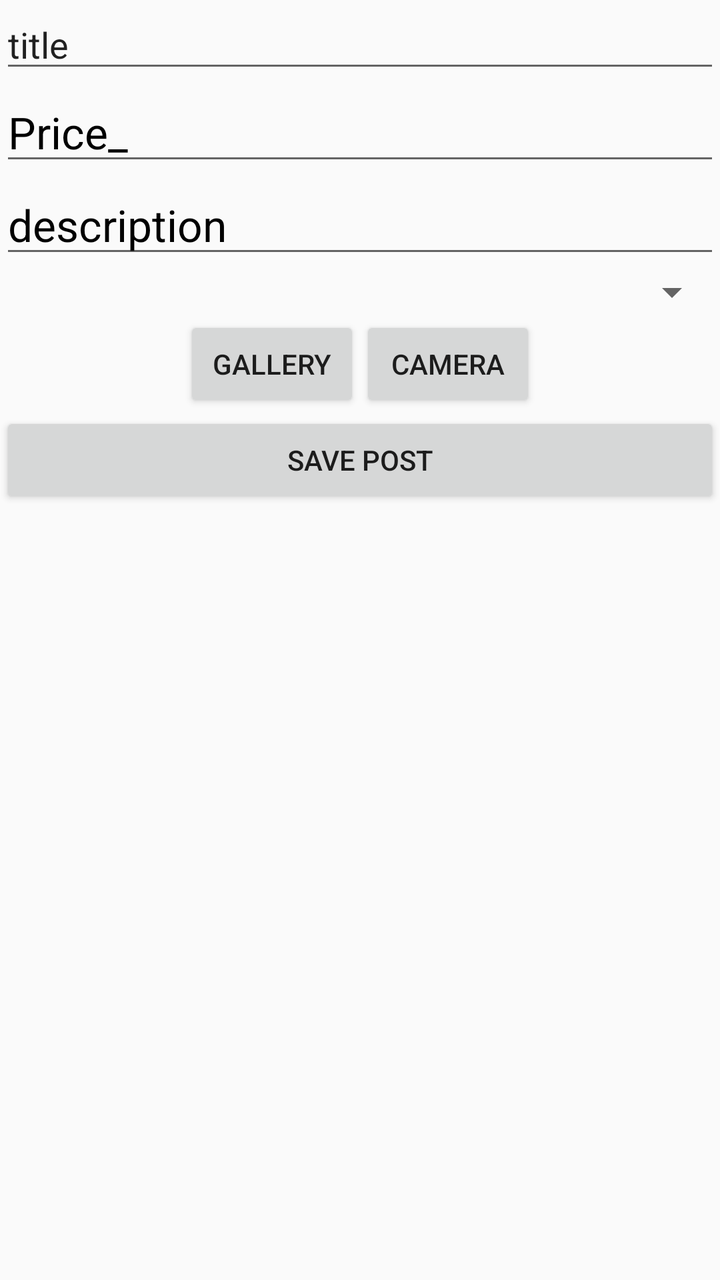
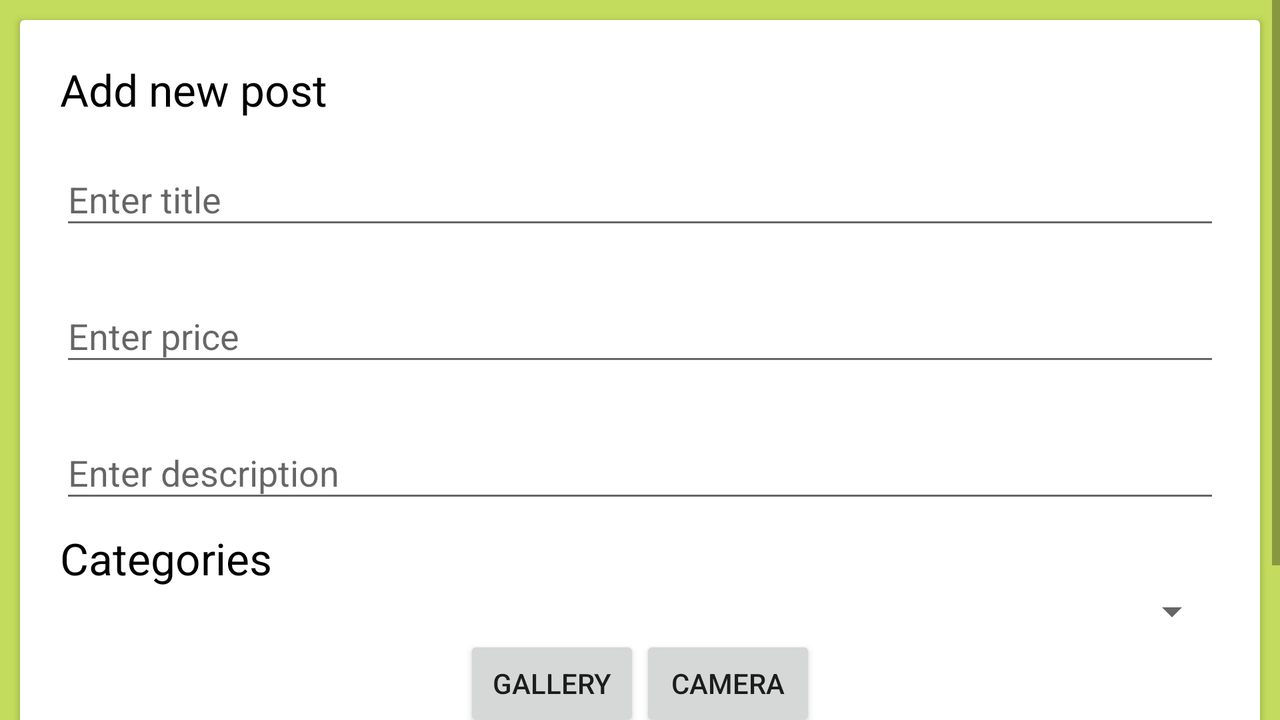

Two renders of one Android screen. The first uses the default layout on a phone; the second uses the alternative layout the repository ships for a different screen configuration, on a matching device. The two XML files are below.
<!-- AndroidManifest.xml: application theme AppTheme -->
<!-- res/layout/fragment_add_post.xml -->
<?xml version="1.0" encoding="utf-8"?>
<FrameLayout xmlns:android="http://schemas.android.com/apk/res/android"
    xmlns:tools="http://schemas.android.com/tools"
    android:layout_width="match_parent"
    android:layout_height="match_parent"
    xmlns:app="http://schemas.android.com/apk/res-auto"
    tools:context=".ViewFragments.AddPostFragment">

    <LinearLayout
        android:layout_width="match_parent"
        android:layout_height="wrap_content"
        android:orientation="vertical">

        <EditText
            android:id="@+id/et_addpost_title"
            android:layout_width="match_parent"
            android:layout_height="wrap_content"
            android:text="title" />

        <EditText
            android:id="@+id/et_addpost_price"
            style="@style/DetailInfoStyle"
            android:layout_width="match_parent"
            android:layout_height="wrap_content"
            android:text="Price_" />

        <EditText
            android:id="@+id/et_addpost_description"
            style="@style/DetailInfoStyle"
            android:layout_width="match_parent"
            android:layout_height="wrap_content"
            android:text="description" />

        <Spinner
            android:layout_width="match_parent"
            android:layout_height="wrap_content"
            android:id="@+id/spnr_categories"
            />

        <GridView
            android:id="@+id/images_grid"
            android:layout_width="match_parent"
            android:layout_height="match_parent"
            android:gravity="center"
            android:columnWidth="100dp"
            android:numColumns="auto_fit"
            android:verticalSpacing="24dp"
            android:horizontalSpacing="10dp"
            android:stretchMode="spacingWidthUniform"
            />

        <LinearLayout
            android:layout_width="wrap_content"
            android:layout_height="wrap_content"
            android:orientation="horizontal"
            android:layout_gravity="center"
            >
            <Button
                android:layout_width="wrap_content"
                android:layout_height="wrap_content"
                android:id="@+id/btn_gallery"
                android:drawableTop="@drawable/ic_image_gallery"
                android:text="Gallery"
                />
            <Button
                android:layout_width="wrap_content"
                android:layout_height="wrap_content"
                android:id="@+id/btn_camera"
                android:drawableTop="@drawable/ic_camera"
                android:text="Camera"
                />
        </LinearLayout>
        <Button
            android:layout_width="match_parent"
            android:layout_height="wrap_content"
            android:text="Save Post"
            android:id="@+id/btn_save_post" />
    </LinearLayout>
</FrameLayout>
<!-- resources referenced by this layout -->
<resources>
  <style name="DetailInfoStyle">
          <item name="android:textSize">22sp</item>
          <item name="android:textColor">@color/black</item>
      </style>
  <style name="AppTheme" parent="Theme.AppCompat.Light.NoActionBar">
          
          <item name="colorPrimary">@color/colorGreen</item>
          <item name="colorPrimaryDark">@color/colorDarkGreen</item>
          <item name="colorAccent">@color/colorBlueGray</item>
      </style>
  <color name="black">#000000</color>
  <color name="colorGreen">#C4DC5D</color>
  <color name="colorDarkGreen">#A3C70B</color>
  <color name="colorBlueGray">#799499</color>
</resources>
<!-- res/layout-land/fragment_add_post.xml (the repository's variant of the layout above) -->
<!-- drawn on the phone turned sideways -->
<?xml version="1.0" encoding="utf-8"?>
<FrameLayout xmlns:android="http://schemas.android.com/apk/res/android"
    xmlns:app="http://schemas.android.com/apk/res-auto"
    xmlns:tools="http://schemas.android.com/tools"
    android:layout_width="match_parent"
    android:layout_height="match_parent"
    android:background="@color/colorGreen"
    tools:context=".ViewFragments.AddPostFragment">

    <ScrollView
        android:layout_width="match_parent"
        android:layout_height="wrap_content">
    <LinearLayout
        android:layout_width="match_parent"
        android:layout_height="wrap_content"
        android:orientation="vertical">

        <android.support.v7.widget.CardView
            android:layout_width="match_parent"
            android:layout_height="wrap_content"
            android:layout_margin="10dp"
            android:elevation="1000dp"
            app:cardBackgroundColor="@color/white"
            app:cardCornerRadius="2dp">

            <LinearLayout
                android:layout_width="match_parent"
                android:layout_height="wrap_content"
                android:orientation="vertical"
                android:padding="20dp">

                <TextView
                    android:layout_width="match_parent"
                    android:layout_height="wrap_content"
                    style="@style/DetailInfoStyle"
                    android:text="Add new post"/>
                <android.support.design.widget.TextInputLayout
                    android:layout_width="match_parent"
                    android:layout_height="wrap_content"
                    android:layout_marginTop="8dp"
                    android:layout_marginBottom="8dp">

                    <EditText
                        android:id="@+id/et_addpost_title"
                        android:layout_width="match_parent"
                        android:layout_height="wrap_content"
                        android:hint="Enter title" />
                </android.support.design.widget.TextInputLayout>
                <android.support.design.widget.TextInputLayout
                    android:layout_width="match_parent"
                    android:layout_height="wrap_content"
                    android:layout_marginTop="8dp"
                    android:layout_marginBottom="8dp">

                    <EditText
                        android:id="@+id/et_addpost_price"
                        android:layout_width="match_parent"
                        android:layout_height="wrap_content"
                        android:hint="Enter price" />
                </android.support.design.widget.TextInputLayout>


                <android.support.design.widget.TextInputLayout
                    android:layout_width="match_parent"
                    android:layout_height="wrap_content"
                    android:layout_marginTop="8dp"
                    android:layout_marginBottom="8dp">

                    <EditText
                        android:id="@+id/et_addpost_description"
                        android:layout_width="match_parent"
                        android:layout_height="wrap_content"
                        android:hint="Enter description" />
                </android.support.design.widget.TextInputLayout>
                <TextView
                    style="@style/DetailInfoStyle"
                    android:layout_width="match_parent"
                    android:layout_height="wrap_content"
                    android:text="Categories" />

                <Spinner
                    android:id="@+id/spnr_categories"
                    android:layout_width="match_parent"
                    android:layout_height="wrap_content" />

                <GridView
                    android:id="@+id/images_grid"
                    android:layout_width="match_parent"
                    android:layout_height="match_parent"
                    android:columnWidth="100dp"
                    android:gravity="center"
                    android:horizontalSpacing="10dp"
                    android:numColumns="auto_fit"
                    android:stretchMode="spacingWidthUniform"
                    android:verticalSpacing="24dp" />

                <LinearLayout
                    android:layout_width="wrap_content"
                    android:layout_height="wrap_content"
                    android:layout_gravity="center"
                    android:orientation="horizontal">

                    <Button
                        android:id="@+id/btn_gallery"
                        android:layout_width="wrap_content"
                        android:layout_height="wrap_content"
                        android:drawableTop="@drawable/ic_image_gallery"
                        android:text="Gallery" />

                    <Button
                        android:id="@+id/btn_camera"
                        android:layout_width="wrap_content"
                        android:layout_height="wrap_content"
                        android:drawableTop="@drawable/ic_camera"
                        android:text="Camera" />
                </LinearLayout>


                <Button
                    android:id="@+id/btn_save_post"
                    android:layout_width="match_parent"
                    android:layout_height="wrap_content"
                    android:layout_marginTop="15dp"
                    android:background="@drawable/btn_design"
                    android:text="Create Post" />
            </LinearLayout>

        </android.support.v7.widget.CardView>

    </LinearLayout>
    </ScrollView>
</FrameLayout>
<!-- resources referenced by the variant -->
<!-- as the phone turned sideways resolves them -->
<resources>
  <color name="colorGreen">#C4DC5D</color>
  <color name="white">#FFFFFF</color>
  <!-- drawable btn_design (drawable) -->
  <?xml version="1.0" encoding="utf-8"?>
  <shape xmlns:android="http://schemas.android.com/apk/res/android" android:shape="rectangle">
          <solid android:color="@android:color/transparent"/>
          <corners android:radius="8dp"/>
      <stroke android:width="5px" android:color="@color/colorGreen"/>
  </shape>
  <style name="DetailInfoStyle">
          <item name="android:textSize">22sp</item>
          <item name="android:textColor">@color/black</item>
      </style>
  <style name="AppTheme" parent="Theme.AppCompat.Light.NoActionBar">
          
          <item name="colorPrimary">@color/colorGreen</item>
          <item name="colorPrimaryDark">@color/colorDarkGreen</item>
          <item name="colorAccent">@color/colorBlueGray</item>
      </style>
  <color name="black">#000000</color>
  <color name="colorDarkGreen">#A3C70B</color>
  <color name="colorBlueGray">#799499</color>
</resources>
